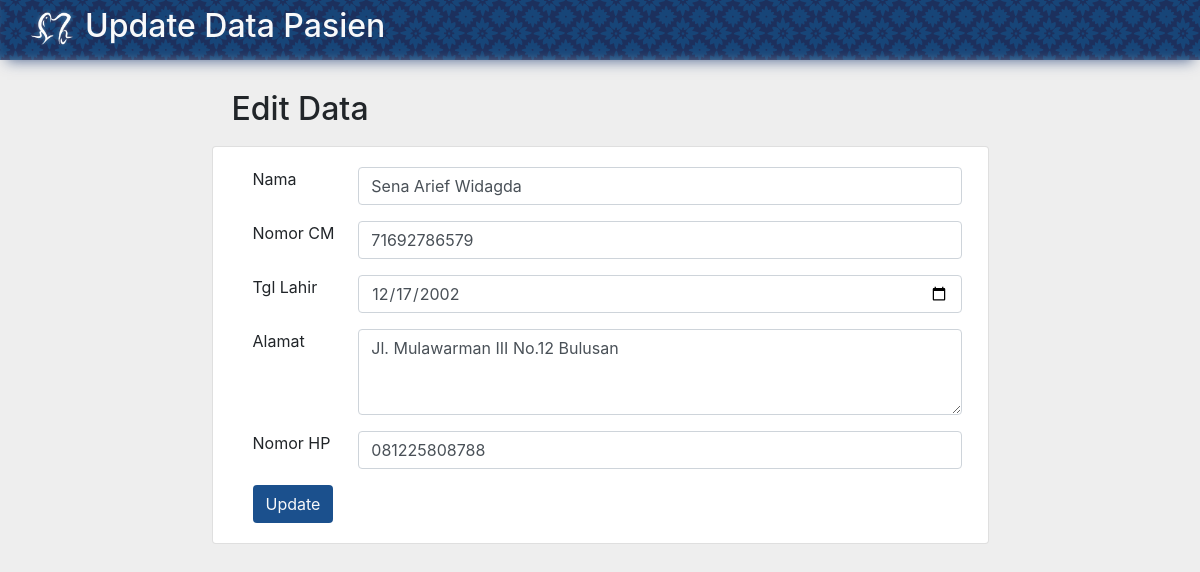
/form.php?id=1 (signed in), run on an earlier commit of the app's database.
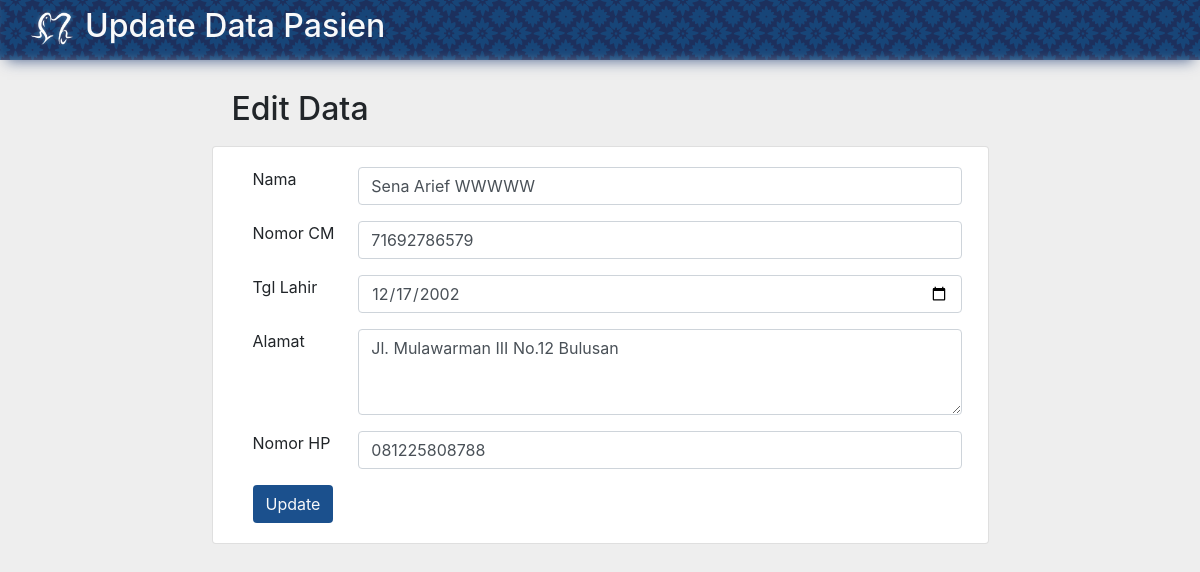
And on a later commit of the database.
### tables this page shows
CREATE TABLE `daftarpasien` (
  `id` int(11) NOT NULL,
  `nocm` char(11) NOT NULL,
  `namapasien` varchar(50) NOT NULL,
  `lahir` date NOT NULL,
  `alamat` varchar(100) NOT NULL,
  `telp` varchar(20) NOT NULL
);

### functions.php (called while the page is built, shortened)
<?php
$conn = mysqli_connect("localhost", "root", "", "klinikgigi");
function filter($table, $filter, $value) {
    global $conn;
    $result = mysqli_query($conn, "SELECT * FROM $table WHERE $filter = '$value'");
    return mysqli_fetch_assoc($result);
}
?>

### form.php (the view, shortened to what this page needs)
<?php
require "functions.php";
if( isset($_GET['id']) === true ) {
	$data = filter("daftarpasien", "id", $_GET['id']);
} else {
	$entri = tambahpasien($_POST);
}
function updateform($updatestring, $insertstring = "") {
	if( isset($_GET['id']) === true ) {
		echo $updatestring;
	} else {
		echo $insertstring;
	}
}
?>
<!doctype html>
<html lang="en">
  <head>
    <link rel="stylesheet" href="css/bootstrap.min.css">
    <link rel="stylesheet" href="css/style.css">
  </head>
  <body>
    <nav class="nav">
      <div class="flex-center">
      <a href="index.php"><img src="img/logongasal-white.png" alt="logo" class="navlogo"></a>
        <h2 class="text-light">
		</h2>
      </div>
    </nav>
    <section class="content">
      <div class="container-md">
				<div class="form-container">
					<h2><?php updateform("Edit Data", "Pasien Baru") ?></h2>
					<div class="card">
						<div class="card-body">
							<form class="cardform" method="post" action="">
								<div class="form-group row">
									<label for="namapasien" class="col-12 col-lg-2">Nama</label>
									<input type="text" class="form-control col-12 col-lg-10" id="namapasien" name="namapasien"
									value="<?php updateform(@$data['namapasien'], "") ?>">
								</div>
								<div class="form-group row">
									<label for="nocm" class="col-12 col-lg-2">Nomor CM</label>
									<input type="text" class="form-control col-12 col-lg-10" id="nocm" name="nocm" minlength="11" maxlength="11"
									value="<?php updateform(@$data['nocm']) ?>">
								</div>
								<div class="form-group row">
									<label for="lahir" class="col-12 col-lg-2">Tgl Lahir</label>
									<input type="date" class="form-control col-12 col-lg-10" id="lahir" name="lahir"
									value="<?php updateform(@$data['lahir']) ?>">
								</div>
								<div class="form-group row">
									<label for="alamatpasien" class="col-12 col-lg-2">Alamat</label>
									<textarea class="form-control col-12 col-lg-10" id="alamatpasien" rows="3" name="alamat"><?php updateform(@$data['alamat']) ?></textarea>
								</div>
								<div class="form-group row">
									<label for="nohp" class="col-12 col-lg-2">Nomor HP</label>
									<input type="text" class="form-control col-12 col-lg-10" id="nohp" name="telp"
									value="<?php updateform(@$data['telp']) ?>">
								</div>
								<button type="submit" class="btn btn-theme2 text-light" name="submitpasien"><?php updateform("Update", "Submit") ?></button>
							</form>
						</div>
					</div>
				</div>
      </div>
    </section>
  </body>
</html>

What changed in the data, as far as the page shows it:
changed daftarpasien "Jl. Mulawarman III No.12 Bulusan": namapasien "Sena Arief Widagda" → "Sena Arief WWWWW"
